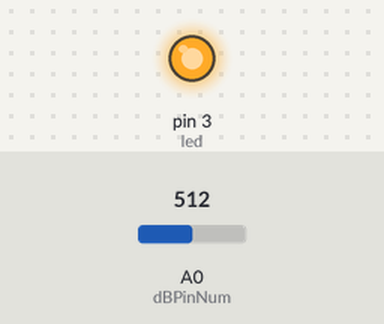
Bench run of a sketch on a simulated Arduino Uno, built with avr-gcc and run on an emulated ATmega328P. Parts: output pins drawn as LEDs (lit = HIGH). Inputs (shaded band) come from the test bench; at power-on: A0 (dBPinNum) = 512.

Above: at 0.1 s.
Timing chart, 0 to 1.6 s (numbered marks = the images above):
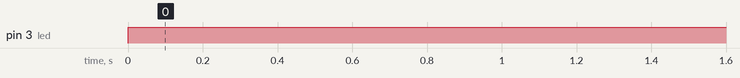

Measured:
- by itself, pin 3 (led): LOW → HIGH at 0.00 s

The sketch:

dB_Meter_for_SerialPort.ino
```cpp
// (licence header left out)
#define led 3 //LED connection pin.
#define dBPinNum 0 //Mic connection pin.
#define X 80 //Reference dB value. (Change it by your own reference)

float Ref_dB_arv;//X.0 dB

String warningstr="dB. Out of the acceptable range.";
String standardstr="dB. Within the acceptable range.";

void setup()
{
  pinMode(led, OUTPUT);
  pinMode(dBPinNum, INPUT);
}

void loop()
{
  float dBval=DecibelMeter();
  if(dBval>70)
  {
    Serial.println(dBval+warningstr);
    digitalWrite(led, HIGH);
  }
  else if(dBval<=70)
  {
    Serial.println(dBval+standardstr);
    digitalWrite(led, LOW);
  }
}

float DecibelMeter()
{
  float decibel = 0;
  int ARV = 0;

  ARV=analogRead(dBPinNum);
  decibel=(ARV/Ref_dB_arv);
  double dB = 20*(log10(decibel))+X;
  return dB;
}

/*
void calibration()
{
  //Play sound at known dB level. Let this value be X dB.
  Ref_dB_arv = analogRead(dBPinNum); //This is the value of X dB in analog (0-1023) value.
}
*/
```
